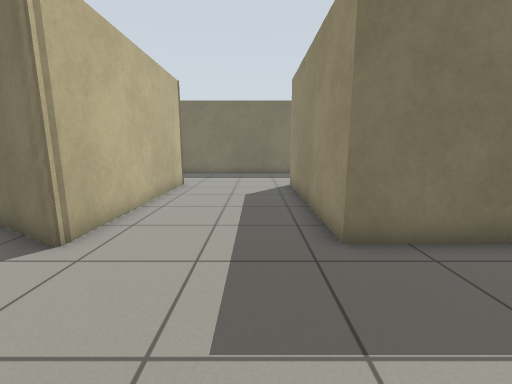
[1] (above)

23 first-person views from a walk through a Gazebo world. The camera is 0.94 m above the floor, tilts 10° down and sees 90° across. The floor is counted in squares, 0.5 m on a side. Each view is taken from the middle of a square. On the plan, view 1 faces up. The plan holds only what a view shows up to about 15 squares ahead; the rest is blank.

[2]
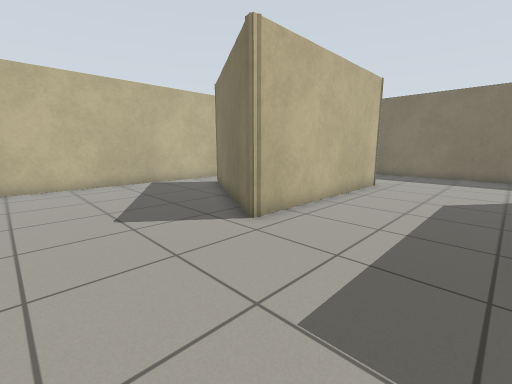

[3]
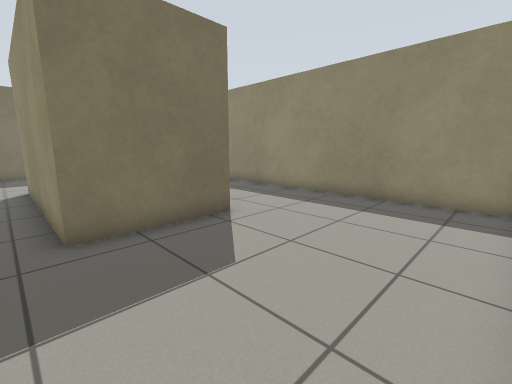

[4]
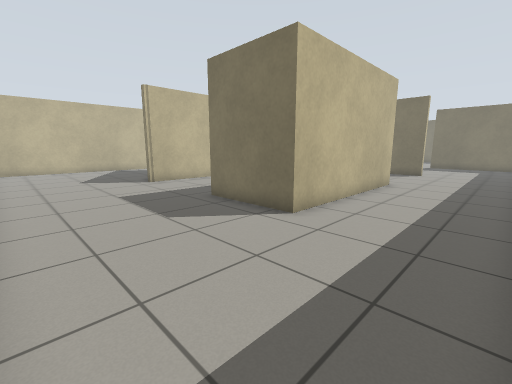

[5]
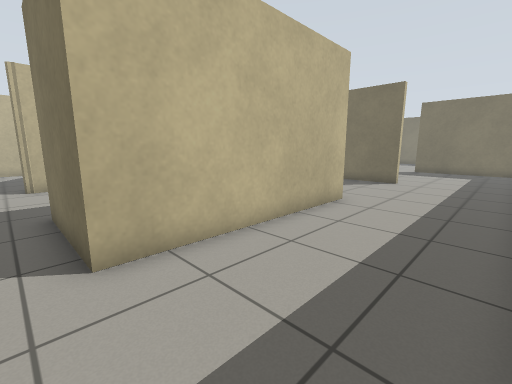

[6]
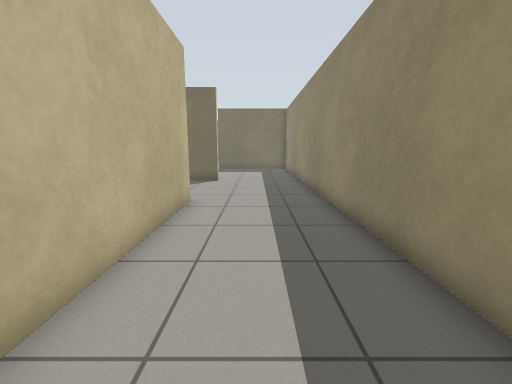

[7]
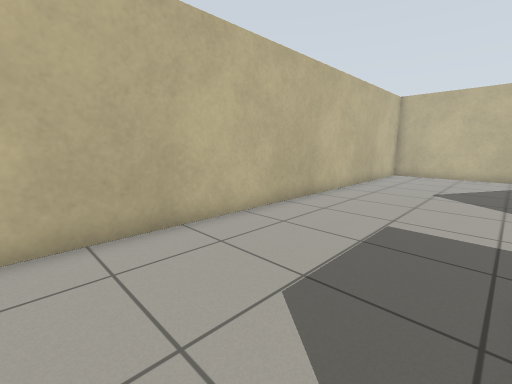

[8]
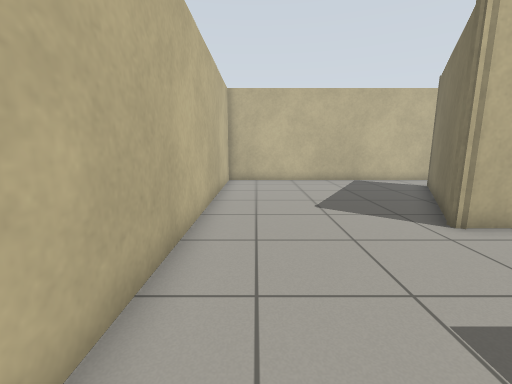

[9]
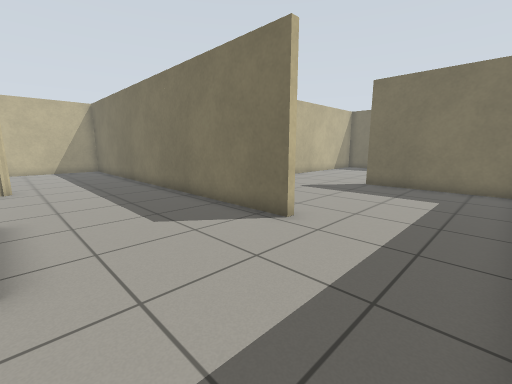

[10]
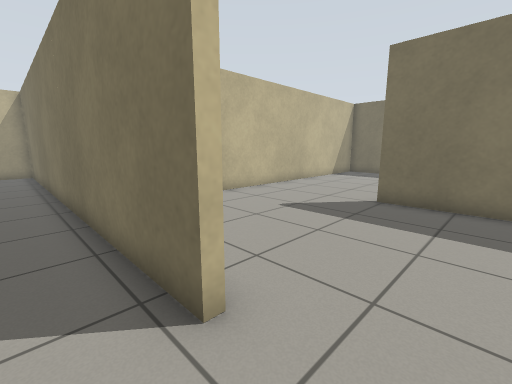

[11]
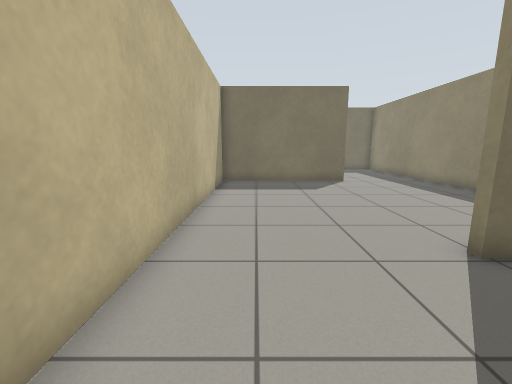

[12]
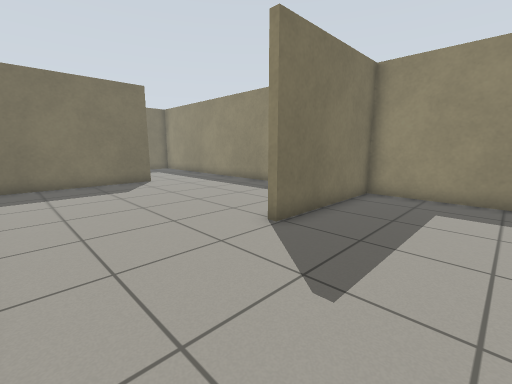

[13]
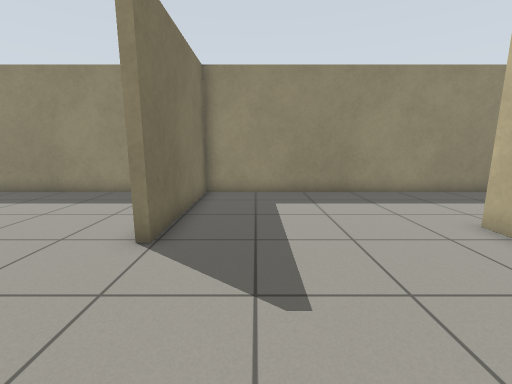

[14]
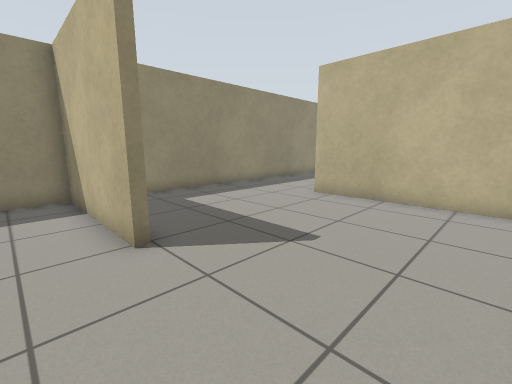

[15]
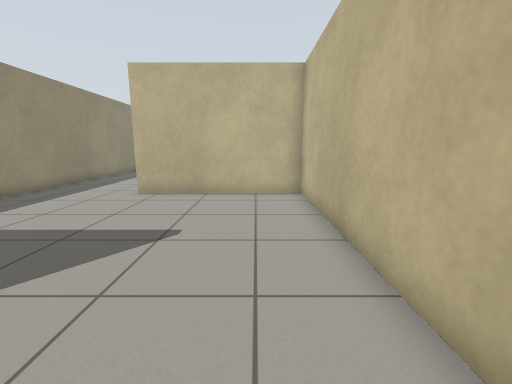

[16]
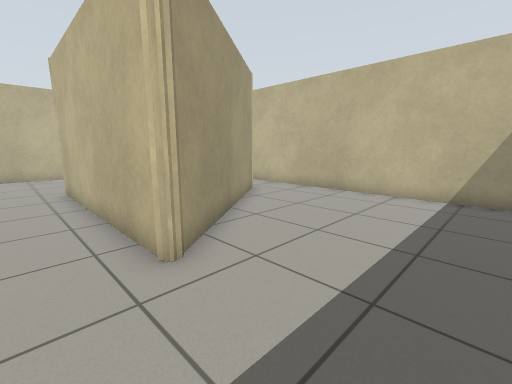

[17]
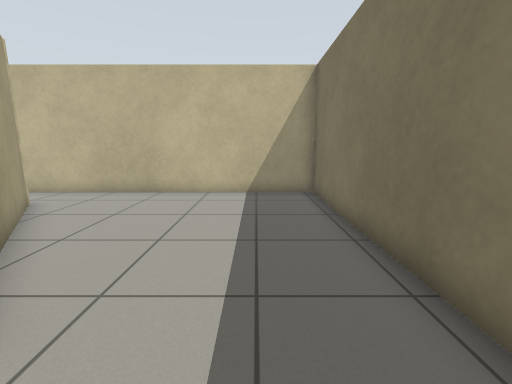

[18]
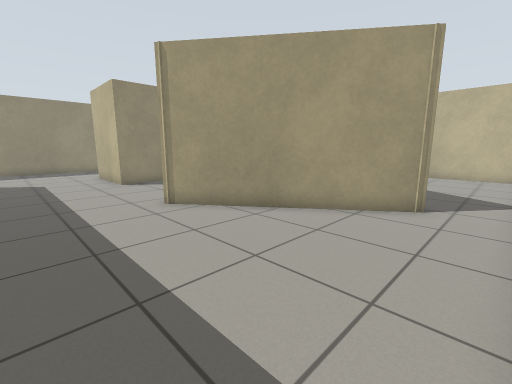

[19]
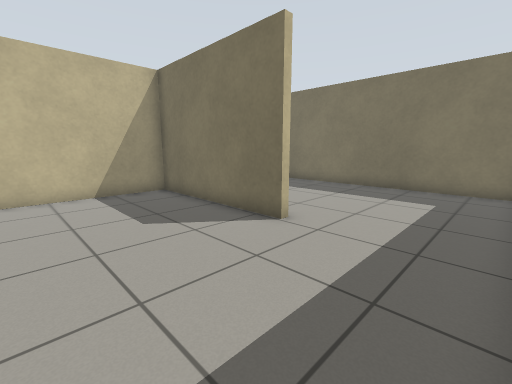

[20]
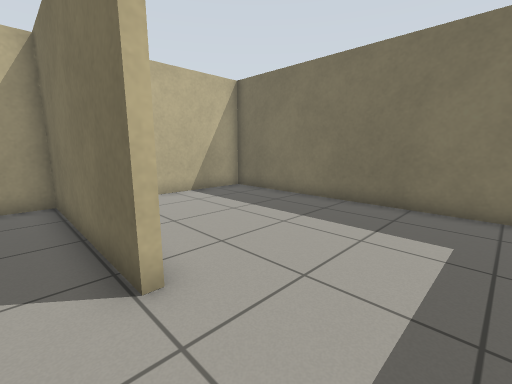

[21]
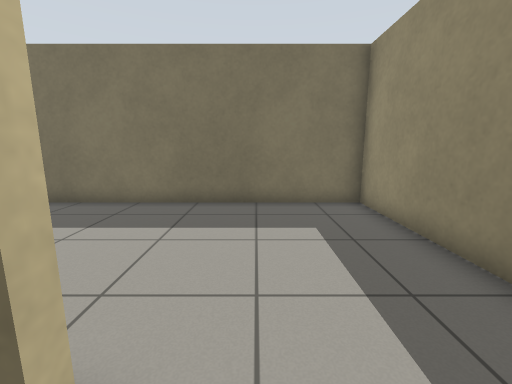

[22]
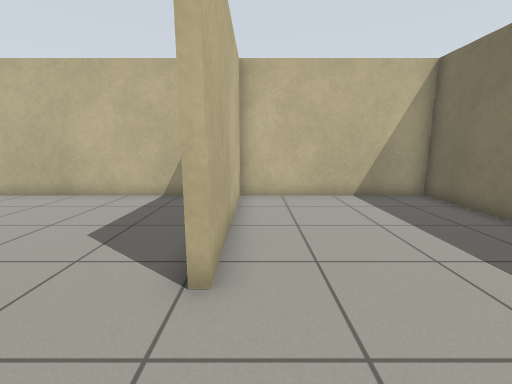

[23]
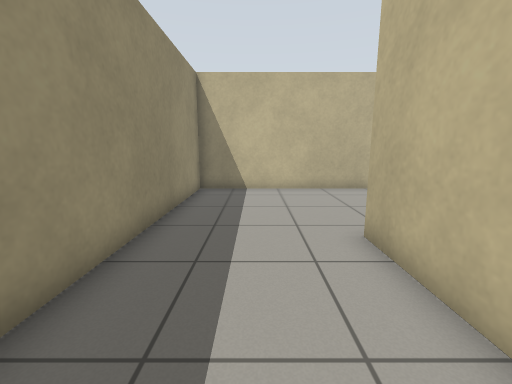

### Floor plan
Points are (right, up) in squares from view 1. A wall is a line through its corners. A room is listed if a view was taken in it or the views show most of it. See-through windows are left out.
Room 1 (views 1, 2, 3, 4, 5, 6, 7, 8, 9, 10, 16, 17, 23)
walls: (1.7, 4.8) (1.7, 12.8) (5.7, 12.8) (5.7, 4.8) (1.7, 4.8); (-3.7, 4.8) (-4.1, 4.8); (-3.7, 13.2) (-3.7, 4.8) (-3.8, 4.6) (-10.3, 8.4) (-10.2, 8.5); (5.7, 18.6) (5.7, 18.4) (-2.5, 18.4); (-12.5, 10.4) (-12.6, -1.5) (10.6, -1.5) (10.6, 19.4)
ways out: opening at (8.5, 18.5) to room 2; opening at (-11.5, 9.5) to room 4; opening at (-2.5, 15.5) to room 4
Room 2 (views 11, 12, 13)
walls: (10.6, 19.4) (10.6, 26.1) (4.8, 26.1) (4.8, 26.4); (-0.8, 26.6) (-0.8, 18.6) (5.7, 18.6)
ways out: opening at (8.5, 18.5) to room 1; opening at (2, 26) to room 3
Room 3 (views 14, 15, 19, 20, 21)
walls: (4.8, 26.4) (10.6, 26.4) (10.6, 35.6); (5.7, 36.1) (-0.8, 36.1) (-0.8, 26.6)
ways out: opening at (2, 26) to room 2; opening at (8, 36) to room 5
Room 4 (view 18)
walls: (-4.1, 13.2) (-3.7, 13.2); (-10.2, 8.5) (-3.7, 13.3); (-2.5, 18.4) (-12.5, 18.4) (-12.5, 10.4)
ways out: opening at (-11.5, 9.5) to room 1; opening at (-2.5, 15.5) to room 1
Room 5 (view 22)
walls: (10.6, 35.6) (10.6, 43.6) (-0.8, 43.6) (-0.8, 36.4) (5.7, 36.4) (5.7, 36.1)
ways out: opening at (8, 36) to room 3

Positions as (right, up) in squares from view 1, and headings:
1: (0, 0), facing up
2: (1, 0), facing up-left
3: (1, -1), facing up-right
4: (10, -1), facing up-left
5: (10, 4), facing up-left
6: (8, 4), facing up
7: (6, 4), facing down-left
8: (2, 0), facing left
9: (10, 13), facing up-left
10: (8, 17), facing up-left
11: (1, 22), facing up
12: (0, 22), facing up-right
13: (0, 24), facing right
14: (0, 28), facing down-right
15: (1, 29), facing down
16: (-2, 17), facing down-left
17: (-2, 16), facing left
18: (-12, 17), facing down-right
19: (10, 31), facing up-left
20: (9, 35), facing up-left
21: (7, 35), facing up
22: (9, 37), facing left
23: (8, 10), facing down
